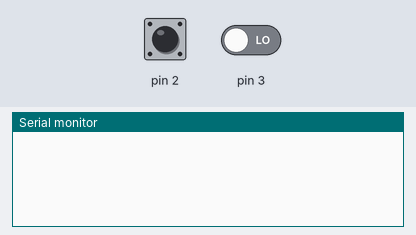
Recording of a sketch running on a simulated Arduino Uno, built with avr-gcc and run on an emulated ATmega328P. On the bench: the last lines printed to the serial monitor. Inputs (shaded band) come from the test bench; at power-on: pin 2 LOW, pin 3 LOW.

Above: at 1.2 s.
1.3 s: pin 2 driven HIGH
At 2.5 s:
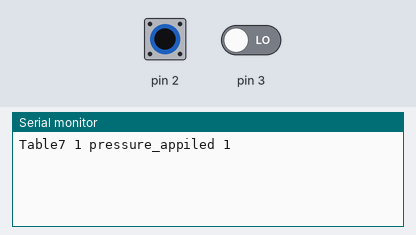
2.8 s: pin 2 driven LOW
At 3.8 s:
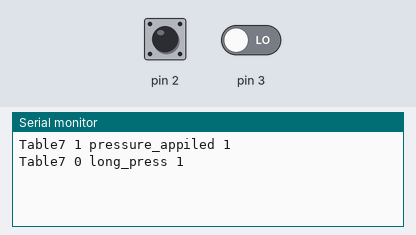
4.3 s: pin 3 driven HIGH
At 4.9 s:
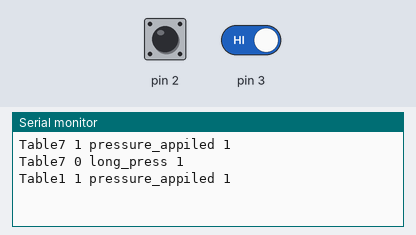
5.8 s: pin 3 driven LOW
At 7.0 s:
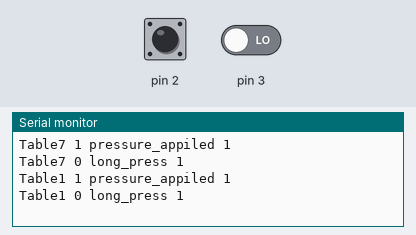
7.3 s: pin 2 pulsed HIGH 2 times (0.12 s each, 0.3 s apart)
At 8.3 s:
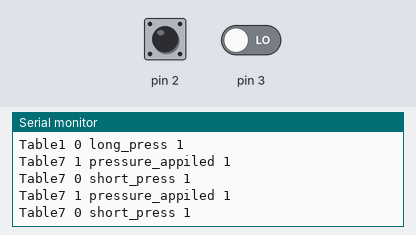

Measured:
- after the input at 1.3 s, the serial monitor: prints a new line at once (image 1)
- after the input at 2.8 s, the serial monitor: prints a new line at once (image 2)
- after the input at 4.3 s, the serial monitor: prints a new line at once (image 3)
- after the input at 5.8 s, the serial monitor: prints a new line at once (image 4)
- after the input at 7.3 s, the serial monitor: prints a new line at once (image 5)

The sketch:

table.ino
```cpp
//#define Table1 2
//#define Table2 3
// note to self: grey table to 3, red to 2
#define Table1 3
#define Table7 2

#define eatTime 10000 //300000
#define shortPress 500
#define resetTime 3000 //30000

class Table {
  private:
    String tableName;
    int pin;
    int buttonState = 0;
    int lastButtonState = 0;
    unsigned long long startPressed = 0;
    unsigned long long trueStartPressed = 0;
    unsigned long long endPressed = 0;
    unsigned long long holdTime = 0;
    unsigned long long trueHoldTime = 0;
    unsigned long long idleTime = 0;
    bool cleaned = true;
    bool told = false;
  public:
    Table(int pin, String tableName) {
      this->pin = pin;
      this->tableName = tableName;
      init();
    }
    void init() {
      pinMode(pin, INPUT);
      updateState();
    }

    void updateState() {
      buttonState = digitalRead(pin);

      if (buttonState != lastButtonState) {
        process();
      }

      else if (buttonState == LOW && not cleaned && not told) {
        if (millis() - endPressed >= resetTime) {
          Serial.println(tableName + " " + buttonState + " " + "left_table" + " " + cleaned);
          told = true;
        };
      }
      lastButtonState = buttonState;
    }

    void process() {
      //when pressed
      if (buttonState == HIGH) {
        Serial.println(tableName + " " + buttonState + " " + "pressure_appiled" + " " + cleaned);
        trueStartPressed = millis();
        idleTime = trueStartPressed - endPressed;

        //person left and new person sat down (new press detected)
        if (idleTime >= resetTime) {
            //Serial.println(tableName + " " + buttonState + " " + "new_person" + " " + cleaned);
            //Serial.print("Idle Time: ");
            //Serial.println(idleTime / 1000);
            startPressed = trueStartPressed;
        }

      // the button has been just released
      } else {
          endPressed = millis();

          trueHoldTime = endPressed - trueStartPressed;
          holdTime = endPressed - startPressed;

          if (trueHoldTime > 100 && trueHoldTime <= shortPress) {
              Serial.println(tableName + " " + buttonState + " " + "short_press" + " " + cleaned);
              //Serial.print("TrueHold Time: ");
              //Serial.println(trueHoldTime / 1000);
          }

          else if (trueHoldTime > shortPress && trueHoldTime < eatTime) {
              Serial.println(tableName + " " + buttonState + " " + "long_press" + " " + cleaned);
              //Serial.print("True Hold Time: ");
              //Serial.println(trueHoldTime / 1000);
          }

          if (holdTime >= eatTime) {
              cleaned = false;
              told = false;
              Serial.println(tableName + " " + buttonState + " " + "eating" + " " + cleaned);
              //Serial.print("Hold Time: ");
              //Serial.println(holdTime / 1000);
          }
      }
    }

    byte getState() {
      updateState();
      return buttonState;
    }
};

Table table1(Table1, "Table1");
//Table table2(Table2, "Table2");
Table table7(Table7, "Table7");

void setup() {
  Serial.begin(115200);
}

void loop() {
  table1.updateState();
  //table2.updateState();
  table7.updateState();
}
```
